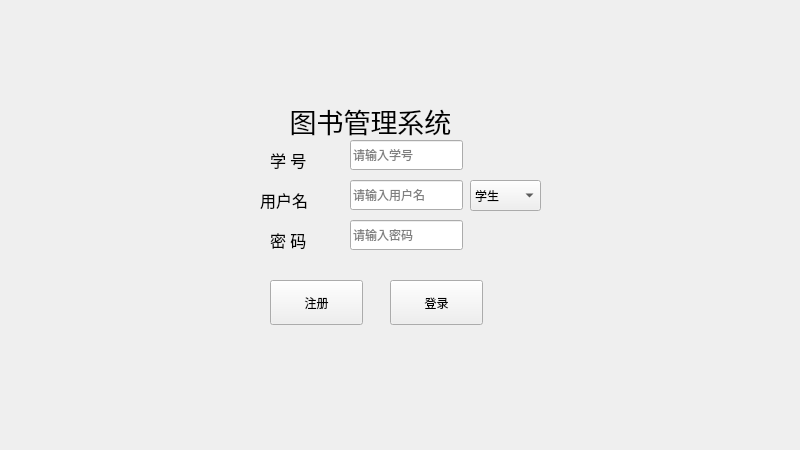
<?xml version="1.0" encoding="UTF-8"?>
<ui version="4.0">
 <class>sjk</class>
 <widget class="QWidget" name="sjk">
  <property name="geometry">
   <rect>
    <x>0</x>
    <y>0</y>
    <width>800</width>
    <height>450</height>
   </rect>
  </property>
  <property name="font">
   <font>
    <family>Arial</family>
   </font>
  </property>
  <property name="windowTitle">
   <string>图书管理系统</string>
  </property>
  <property name="windowIcon">
   <iconset resource="src.qrc">
    <normaloff>:/sy.jpg</normaloff>:/sy.jpg</iconset>
  </property>
  <widget class="QLineEdit" name="sno">
   <property name="geometry">
    <rect>
     <x>350</x>
     <y>140</y>
     <width>113</width>
     <height>30</height>
    </rect>
   </property>
   <property name="placeholderText">
    <string>请输入学号</string>
   </property>
  </widget>
  <widget class="QLineEdit" name="username">
   <property name="geometry">
    <rect>
     <x>350</x>
     <y>180</y>
     <width>113</width>
     <height>30</height>
    </rect>
   </property>
   <property name="placeholderText">
    <string>请输入用户名</string>
   </property>
  </widget>
  <widget class="QLineEdit" name="password">
   <property name="geometry">
    <rect>
     <x>350</x>
     <y>220</y>
     <width>113</width>
     <height>30</height>
    </rect>
   </property>
   <property name="contextMenuPolicy">
    <enum>Qt::NoContextMenu</enum>
   </property>
   <property name="echoMode">
    <enum>QLineEdit::PasswordEchoOnEdit</enum>
   </property>
   <property name="placeholderText">
    <string>请输入密码</string>
   </property>
  </widget>
  <widget class="QLabel" name="label_usr">
   <property name="geometry">
    <rect>
     <x>260</x>
     <y>190</y>
     <width>61</width>
     <height>20</height>
    </rect>
   </property>
   <property name="font">
    <font>
     <family>Arial</family>
     <pointsize>12</pointsize>
    </font>
   </property>
   <property name="text">
    <string>用户名</string>
   </property>
  </widget>
  <widget class="QLabel" name="label_pwd">
   <property name="geometry">
    <rect>
     <x>270</x>
     <y>230</y>
     <width>61</width>
     <height>20</height>
    </rect>
   </property>
   <property name="font">
    <font>
     <family>Arial</family>
     <pointsize>12</pointsize>
    </font>
   </property>
   <property name="text">
    <string>密 码</string>
   </property>
  </widget>
  <widget class="QPushButton" name="butregister">
   <property name="geometry">
    <rect>
     <x>270</x>
     <y>280</y>
     <width>93</width>
     <height>45</height>
    </rect>
   </property>
   <property name="text">
    <string>注册</string>
   </property>
  </widget>
  <widget class="QPushButton" name="butlogin">
   <property name="geometry">
    <rect>
     <x>390</x>
     <y>280</y>
     <width>93</width>
     <height>45</height>
    </rect>
   </property>
   <property name="text">
    <string>登录</string>
   </property>
  </widget>
  <widget class="QLabel" name="TITIE">
   <property name="geometry">
    <rect>
     <x>270</x>
     <y>100</y>
     <width>201</width>
     <height>41</height>
    </rect>
   </property>
   <property name="font">
    <font>
     <family>华文行楷</family>
     <pointsize>20</pointsize>
    </font>
   </property>
   <property name="text">
    <string>图书管理系统</string>
   </property>
   <property name="alignment">
    <set>Qt::AlignCenter</set>
   </property>
  </widget>
  <widget class="QLabel" name="label_sno">
   <property name="geometry">
    <rect>
     <x>270</x>
     <y>150</y>
     <width>61</width>
     <height>20</height>
    </rect>
   </property>
   <property name="font">
    <font>
     <family>Arial</family>
     <pointsize>12</pointsize>
    </font>
   </property>
   <property name="text">
    <string>学 号</string>
   </property>
  </widget>
  <widget class="QComboBox" name="usr_switch">
   <property name="geometry">
    <rect>
     <x>470</x>
     <y>180</y>
     <width>71</width>
     <height>31</height>
    </rect>
   </property>
   <item>
    <property name="text">
     <string>学生</string>
    </property>
   </item>
   <item>
    <property name="text">
     <string>管理员</string>
    </property>
   </item>
  </widget>
 </widget>
 <layoutdefault spacing="6" margin="11"/>
 <resources>
  <include location="src.qrc"/>
 </resources>
 <connections/>
</ui>
